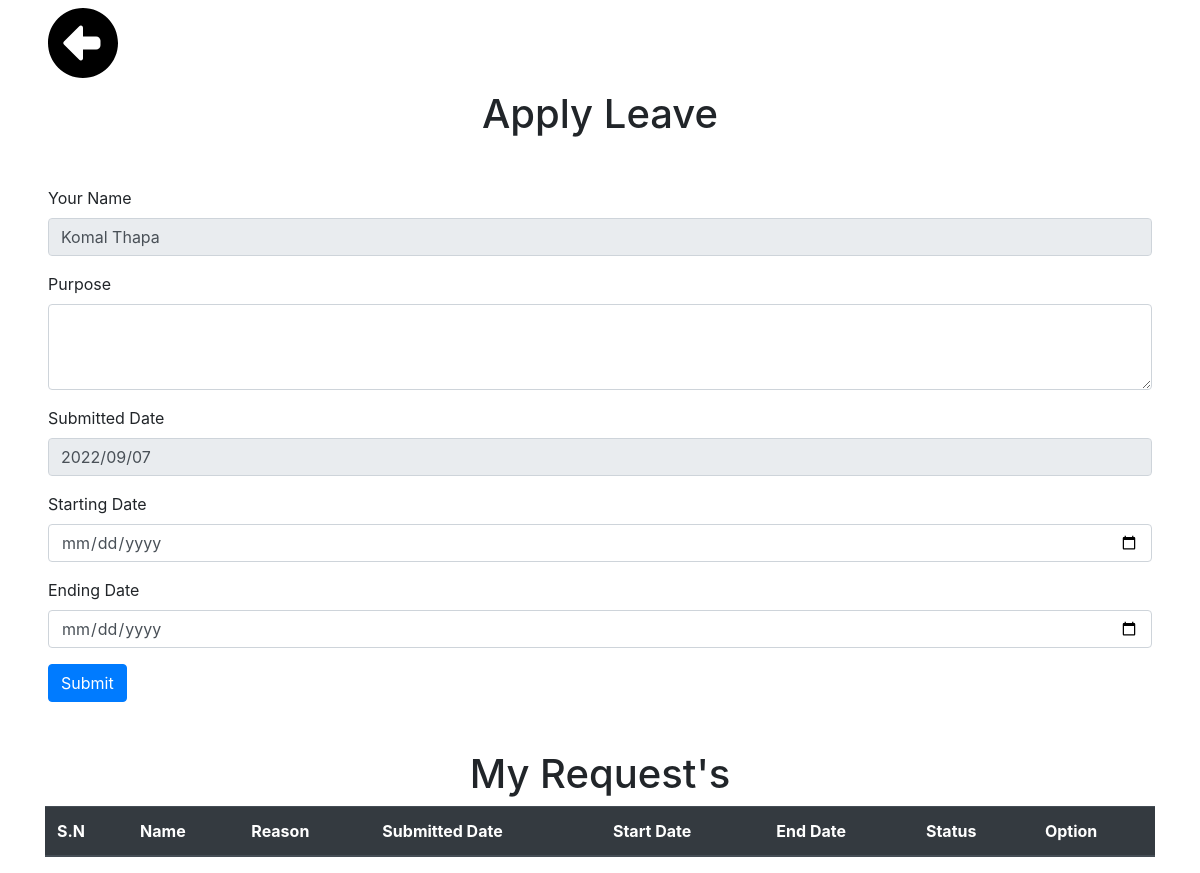
Page /OP20_Leave_Req.php (signed in) on the earlier database version.
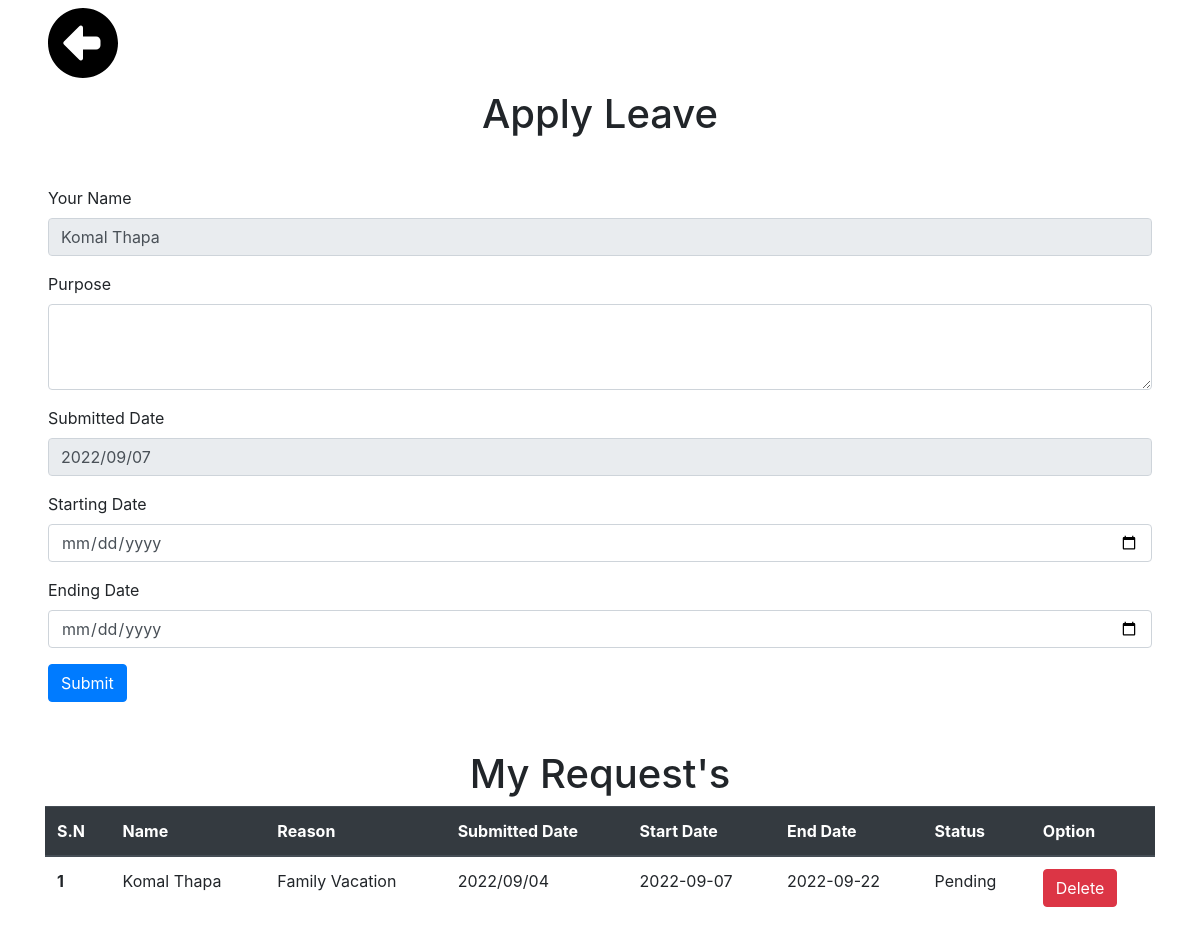
Same page on the later database version.
### tables this page shows
CREATE TABLE `leaverequests` (
  `u_id` int(11) NOT NULL,
  `leave_id` int(11) NOT NULL,
  `Name` varchar(255) NOT NULL,
  `Reason` varchar(255) NOT NULL,
  `submitted_date` varchar(255) NOT NULL,
  `Date` varchar(255) NOT NULL,
  `end_date` varchar(255) NOT NULL,
  `status` int(11) NOT NULL
);

### OP20_Leave_Req.php (the view, shortened to what this page needs)
<?php
            include "./Connection/dbcon.php";
            $current_date=date("Y/m/d");
            $con=mysqli_connect($servername,$username,$password,$dbname);
            $curren_user_id= $_SESSION['id'];
?>
<!doctype html>
<html lang="en">
<head>
    <link rel="stylesheet" href="CSS/bootstrap.min.css">
</head>
<body>
        <a href="dashboard.php"><img src="./icons/goback.svg" alt="" class="rounded float-start mx-5 my-2"  width="70px" height="70px" name="go_back"></a>
        <h1 class="text-center my-1 ">Apply Leave</h1>
        <form class="my-5 mx-5 w-5" method="POST">
            <div class="form-group">
                <label for="exampleFormControlInput1">Your Name</label>
                <input type="text" class="form-control" id="exampleFormControlInput1"
                    value="<?php echo $_SESSION['name']    ?>" name="name" readonly>
            </div>
            <div class="form-group">
                <label for="exampleFormControlTextarea1">Purpose</label>
                <textarea class="form-control" id="exampleFormControlTextarea1" rows="3" name="reason"></textarea>
            </div>
            <div class="form-group">
                <label for="exampleFormControlTextarea1">Submitted Date</label>
                <input type="text" class="form-control" id="exampleFormControlInput1"
                    value="<?php echo $current_date; ?>" name="submitted_date" readonly>
            </div>
            <div class="form-group">
                <label for="exampleFormControlTextarea1">Starting Date</label>
                <input type="date" class="form-control" id="exampleFormControlInput1" placeholder="name@example.com"
                    name="start_date">
            </div>
            <div class="form-group">
                <label for="exampleFormControlTextarea1">Ending Date</label>
                <input type="date" class="form-control" id="exampleFormControlInput1" placeholder="name@example.com"
                    name="end_date">
            </div>
            <button type="submit" id="add_user_btn" name="submit" value="Submit" class="btn btn-primary">Submit</button>
        </form>
        <div class="container">
            <h1 class="text-center">My Request's</h1>
            <table class="table">
                <thead class="thead-dark">
                    <tr>
                        <th scope="col">S.N</th>
                        <th scope="col">Name</th>
                        <th scope="col">Reason</th>
                        <th scope="col">Submitted Date</th>
                        <th scope="col">Start Date</th>
                        <th scope="col">End Date</th>
                        <th scope="col">Status</th>
                        <th scope="col">Option</th>
                    </tr>
                </thead>
                <tbody>
                    <?php
                             $sql="SELECT * FROM `leaverequests` WHERE `leave_id` = $curren_user_id";
                            $result=mysqli_query($con,$sql);
                            if($result){
                                $count=mysqli_num_rows($result);
                                if($count>0){
                                    $sn=1;
                                    while($row=mysqli_fetch_assoc($result)){
                                        if($row['status']==0){
                                            $prev_action="Declined";
                                        }
                                        elseif($row['status']==2){
                                            $prev_action="Pending";
                                        }
                                        elseif($row['status']==1){
                                            $prev_action="Granted";
                                        }
                                        echo '
                                        <tr>
                                        <th scope="row">' . $sn . '</th>
                                        <td>'.$row['Name'].'</td>
                                        <td>'.$row['Reason'].'</td>
                                        <td>'.$row['submitted_date'].'</td>
                                        <td>'.$row['Date'].'</td>
                                        <td>'.$row['end_date'].'</td>
                                        <td>'.$prev_action.'</td>
                                        <td>
                                        <a href="OP21_delete_request.php?deleteid=' . $row['u_id'] . '"><button type="button" class="btn btn-danger">Delete</button></a>
                                        </td>
                                    </tr>
                                        ';
                                        $sn++;
                                    }
                                }
                            }
                ?>
                </tbody>
            </table>
        </div>
</body>
</html>

Differences in the rows shown:
added leaverequests: Name "Komal Thapa", Reason "Family Vacation", submitted_date "2022/09/04", Date "2022-09-07", end_date "2022-09-22", status "Pending"
